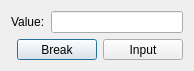
<?xml version="1.0" encoding="UTF-8"?>
<ui version="4.0">
 <class>R8InputDialog</class>
 <widget class="QDialog" name="R8InputDialog">
  <property name="geometry">
   <rect>
    <x>0</x>
    <y>0</y>
    <width>194</width>
    <height>71</height>
   </rect>
  </property>
  <property name="sizePolicy">
   <sizepolicy hsizetype="Fixed" vsizetype="Fixed">
    <horstretch>0</horstretch>
    <verstretch>0</verstretch>
   </sizepolicy>
  </property>
  <property name="minimumSize">
   <size>
    <width>194</width>
    <height>71</height>
   </size>
  </property>
  <property name="windowTitle">
   <string>Input value</string>
  </property>
  <layout class="QVBoxLayout" name="verticalLayout">
   <item>
    <layout class="QHBoxLayout" name="horizontalLayout">
     <item>
      <widget class="QLabel" name="label">
       <property name="text">
        <string>Value:</string>
       </property>
       <property name="buddy">
        <cstring>inputLineEdit</cstring>
       </property>
      </widget>
     </item>
     <item>
      <widget class="QLineEdit" name="inputLineEdit"/>
     </item>
    </layout>
   </item>
   <item>
    <layout class="QHBoxLayout" name="horizontalLayout_2">
     <item>
      <spacer name="horizontalSpacer">
       <property name="orientation">
        <enum>Qt::Horizontal</enum>
       </property>
       <property name="sizeHint" stdset="0">
        <size>
         <width>40</width>
         <height>20</height>
        </size>
       </property>
      </spacer>
     </item>
     <item>
      <widget class="QPushButton" name="breakPushButton">
       <property name="text">
        <string>Break</string>
       </property>
      </widget>
     </item>
     <item>
      <widget class="QPushButton" name="inputButton">
       <property name="text">
        <string>Input</string>
       </property>
      </widget>
     </item>
    </layout>
   </item>
  </layout>
 </widget>
 <resources/>
 <connections/>
</ui>
